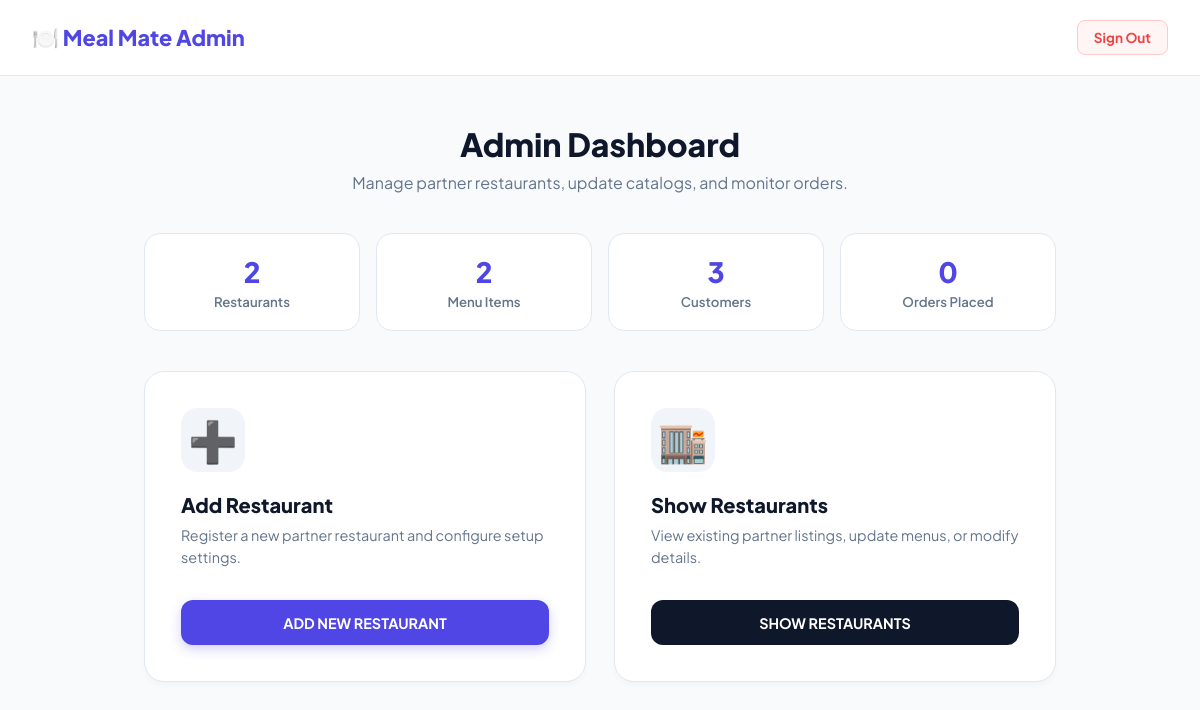
The page /admin_home/ on the database as committed earlier.
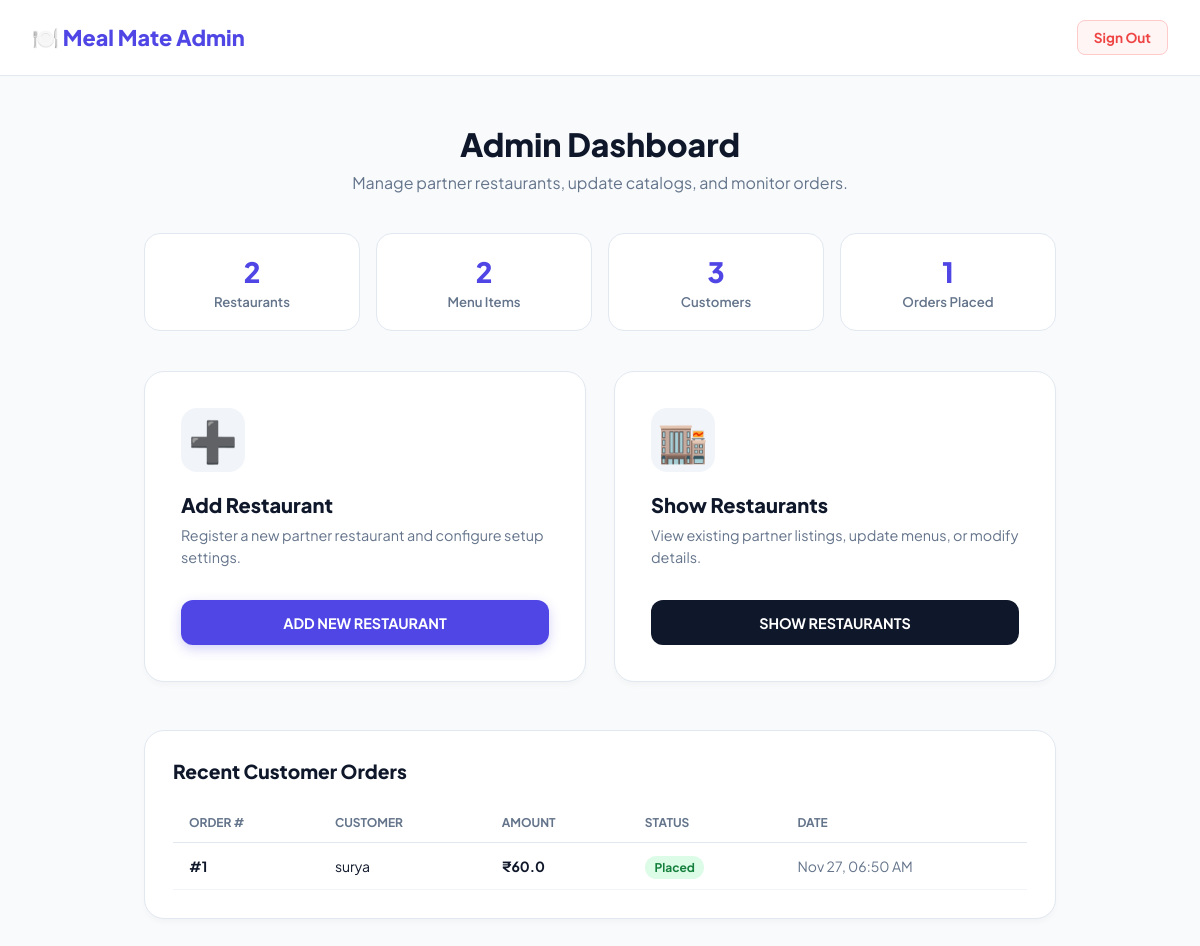
The same page on the database as committed later.
### delivery/models.py (models this page shows, shortened)
class Order(models.Model):
    STATUS_CHOICES = (
        ('Placed', 'Order Placed'),
        ('Preparing', 'Preparing Food'),
        ('Out for Delivery', 'Out for Delivery'),
        ('Delivered', 'Delivered'),
    )
    customer = models.ForeignKey(
        Customer, on_delete=models.CASCADE, related_name="orders"
    )
    order_id = models.CharField(max_length=100, blank=True)
    payment_id = models.CharField(max_length=100, blank=True)
    total_amount = models.FloatField()
    delivery_address = models.CharField(max_length=255)
    status = models.CharField(
        max_length=30, choices=STATUS_CHOICES, default='Placed'
    )
    created_at = models.DateTimeField(auto_now_add=True)
    class Meta:
        ordering = ['-created_at']

class Customer(models.Model):
    username = models.CharField(max_length=50, unique=True)
    password = models.CharField(max_length=50)
    email = models.CharField(max_length=100)
    mobile = models.CharField(max_length=15)
    address = models.CharField(max_length=255)

### delivery/views.py (the view)
# urls.py: path('admin_home/', views.admin_home, name='admin_home'),
def admin_home(request):
    restaurant_count = Restaurant.objects.count()
    item_count = Item.objects.count()
    customer_count = Customer.objects.count()
    order_count = Order.objects.count()
    recent_orders = Order.objects.select_related('customer').prefetch_related('order_items')[:10]
    return render(
        request,
        'delivery/admin_home.html',
        {
            'restaurant_count': restaurant_count,
            'item_count': item_count,
            'customer_count': customer_count,
            'order_count': order_count,
            'recent_orders': recent_orders,
        },
    )

### delivery/templates/delivery/admin_home.html (shortened to what this page needs)
<!DOCTYPE html>
<html lang="en">
<head>
</head>
<body>
    <header class="navbar">
        <a href="{% url 'admin_home' %}" class="logo">🍽️ Meal Mate Admin</a>
        <div class="nav-links">
            <a href="{% url 'index' %}" class="btn-signout">Sign Out</a>
        </div>
    </header>
    <main class="container">
        <div class="header">
            <h3>Admin Dashboard</h3>
            <p>Manage partner restaurants, update catalogs, and monitor orders.</p>
        </div>
        <div class="stats-bar">
            <div class="stat-card">
                <div class="stat-num">{{ restaurant_count|default:0 }}</div>
                <div class="stat-label">Restaurants</div>
            </div>
            <div class="stat-card">
                <div class="stat-num">{{ item_count|default:0 }}</div>
                <div class="stat-label">Menu Items</div>
            </div>
            <div class="stat-card">
                <div class="stat-num">{{ customer_count|default:0 }}</div>
                <div class="stat-label">Customers</div>
            </div>
            <div class="stat-card">
                <div class="stat-num">{{ order_count|default:0 }}</div>
                <div class="stat-label">Orders Placed</div>
            </div>
        </div>
        <div class="grid">
            <div class="card">
                <div>
                    <div class="card-icon">➕</div>
                    <div class="card-title">Add Restaurant</div>
                    <div class="card-desc">Register a new partner restaurant and configure setup settings.</div>
                </div>
                <a href="{% url 'open_add_restaurant' %}" class="btn btn-primary">ADD NEW RESTAURANT</a>
            </div>
            <div class="card">
                <div>
                    <div class="card-icon">🏬</div>
                    <div class="card-title">Show Restaurants</div>
                    <div class="card-desc">View existing partner listings, update menus, or modify details.</div>
                </div>
                <a href="{% url 'open_show_restaurant' %}" class="btn btn-secondary">SHOW RESTAURANTS</a>
            </div>
        </div>
        {% if recent_orders %}
        <div class="recent-section">
            <div class="section-header">
                <h4>Recent Customer Orders</h4>
            </div>
            <table>
                <thead>
                    <tr>
                        <th>Order #</th>
                        <th>Customer</th>
                        <th>Amount</th>
                        <th>Status</th>
                        <th>Date</th>
                    </tr>
                </thead>
                <tbody>
                    {% for o in recent_orders %}
                    <tr>
                        <td><strong>#{{ o.id }}</strong></td>
                        <td>{{ o.customer.username }}</td>
                        <td><strong>₹{{ o.total_amount }}</strong></td>
                        <td><span class="badge-status badge-placed">{{ o.status }}</span></td>
                        <td style="color: #64748b;">{{ o.created_at|date:"M d, h:i A" }}</td>
                    </tr>
                    {% endfor %}
                </tbody>
            </table>
        </div>
        {% endif %}
    </main>
</body>
</html>

Rows that differ between the two databases and show on the page:
added Order: id "1", customer.username "surya", total_amount "60.0", status "Placed", created_at "Nov 27, 06:50 AM"
Other text that changed with them:
{{ order_count|default:0 }}: "0" → "1"
text now shown: "Recent Customer Orders ORDER # CUSTOMER AMOUNT STATUS DATE"
